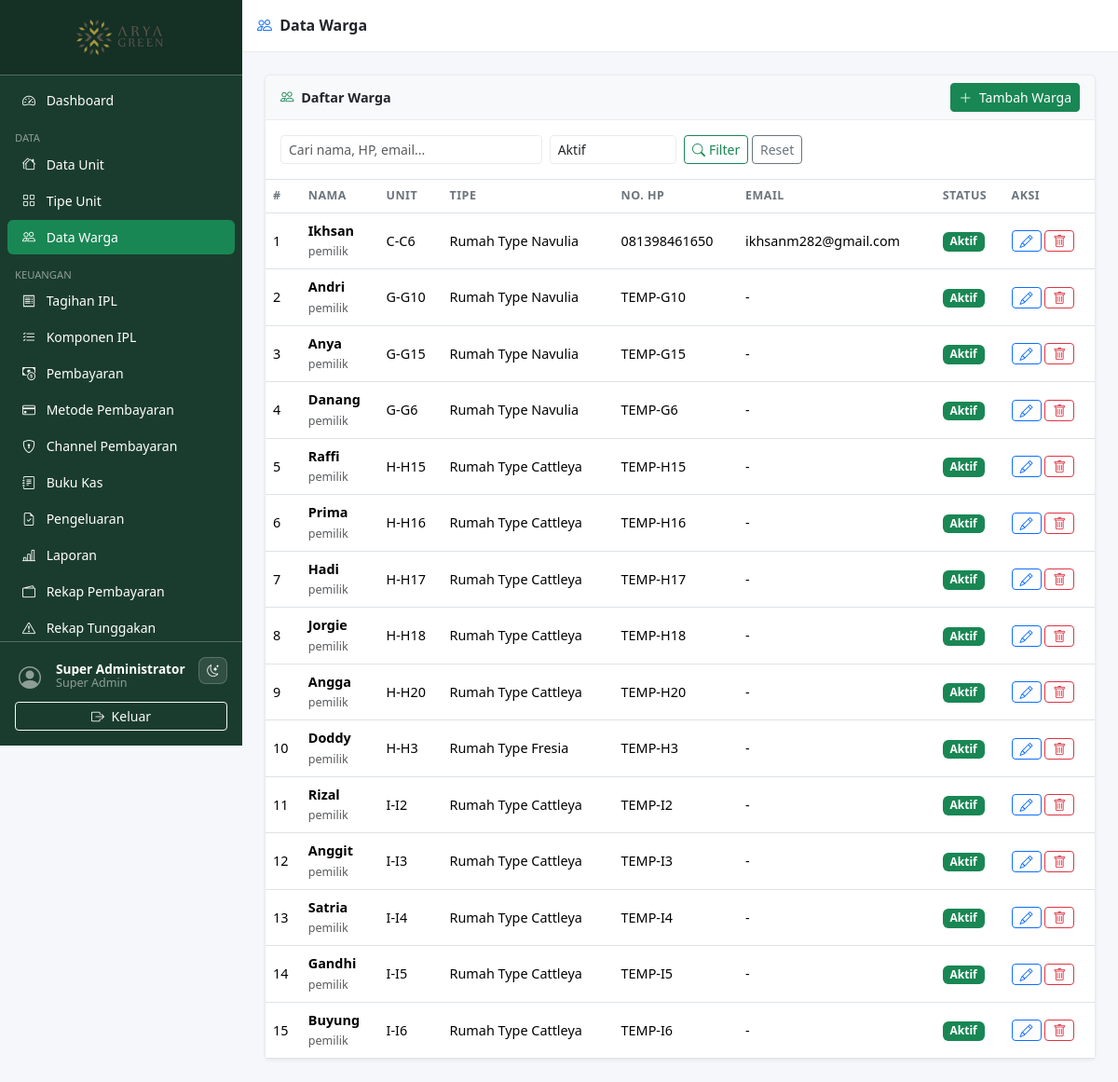
Screenshot of /pages/residents/index.php (signed in) with the database file from the repository.
### tables this page shows
CREATE TABLE `residents` (
  `id`            INT UNSIGNED AUTO_INCREMENT PRIMARY KEY,
  `user_id`       INT UNSIGNED DEFAULT NULL,
  `unit_id`       INT UNSIGNED NOT NULL,
  `name`          VARCHAR(150) NOT NULL,
  `id_card_number`VARCHAR(20)  DEFAULT NULL,
  `phone`         VARCHAR(20)  NOT NULL,
  `email`         VARCHAR(150) DEFAULT NULL,
  `status`        ENUM('pemilik','penyewa') NOT NULL DEFAULT 'pemilik',
  `move_in_date`  DATE         DEFAULT NULL,
  `move_out_date` DATE         DEFAULT NULL,
  `is_active`     TINYINT(1)   NOT NULL DEFAULT 1,
  `notes`         TEXT DEFAULT NULL,
  `created_at`    TIMESTAMP DEFAULT CURRENT_TIMESTAMP,
  `updated_at`    TIMESTAMP DEFAULT CURRENT_TIMESTAMP ON UPDATE CURRENT_TIMESTAMP,
  FOREIGN KEY (`unit_id`)  REFERENCES `units`(`id`)  ON UPDATE CASCADE,
  FOREIGN KEY (`user_id`)  REFERENCES `users`(`id`)  ON DELETE SET NULL ON UPDATE CASCADE
);

CREATE TABLE `units` (
  `id`           INT UNSIGNED AUTO_INCREMENT PRIMARY KEY,
  `unit_type_id` INT UNSIGNED NOT NULL,
  `unit_number`  VARCHAR(20)  NOT NULL UNIQUE,
  `block`        VARCHAR(10)  NOT NULL,
  `floor`        TINYINT      NOT NULL DEFAULT 1,
  `area_sqm`     DECIMAL(8,2) NOT NULL DEFAULT 0,
  `status`       ENUM('dihuni','kosong','dijual') NOT NULL DEFAULT 'kosong',
  `notes`        TEXT DEFAULT NULL,
  `created_at`   TIMESTAMP DEFAULT CURRENT_TIMESTAMP,
  `updated_at`   TIMESTAMP DEFAULT CURRENT_TIMESTAMP ON UPDATE CURRENT_TIMESTAMP,
  FOREIGN KEY (`unit_type_id`) REFERENCES `unit_types`(`id`) ON UPDATE CASCADE
);

CREATE TABLE `unit_types` (
  `id`          INT UNSIGNED AUTO_INCREMENT PRIMARY KEY,
  `name`        VARCHAR(100) NOT NULL,
  `description` TEXT DEFAULT NULL,
  `ipl_amount`  DECIMAL(12,2) NOT NULL DEFAULT 0,
  `created_at`  TIMESTAMP DEFAULT CURRENT_TIMESTAMP
);

### includes/auth.php (called while the page is built, shortened)
<?php
require_once __DIR__ . '/functions.php';
function can(string $permission): bool {
    return in_array($permission, $_SESSION['permissions'] ?? [], true);
}

### includes/functions.php (called while the page is built, shortened)
<?php
function e(mixed $v): string {
    return htmlspecialchars((string)$v, ENT_QUOTES | ENT_SUBSTITUTE, 'UTF-8');
}
function clean(string $v): string {
    return trim(strip_tags($v));
}
function paginate(int $total, int $per_page, int $current): array {
    $total_pages = (int)ceil($total / $per_page);
    $offset      = ($current - 1) * $per_page;
    return [
        'total'       => $total,
        'per_page'    => $per_page,
        'current'     => $current,
        'total_pages' => $total_pages,
        'offset'      => max(0, $offset),
    ];
}

### pages/residents/index.php (the view, shortened to what this page needs)
<?php
require_once __DIR__ . '/../../includes/auth.php';
require_once __DIR__ . '/../../includes/functions.php';
$db = db();
$search = clean($_GET['q'] ?? '');
$f_status = clean($_GET['status'] ?? 'active');
$page   = max(1,(int)($_GET['page'] ?? 1));
$per    = 15;
$where  = ['1=1'];
$params = [];
$types  = '';
if ($f_status !== 'all') {
    $where[]  = 'r.is_active = ?';
    $params[] = ($f_status === 'active') ? 1 : 0;
    $types   .= 'i';
}
$wsql = implode(' AND ', $where);
$cnt  = $db->prepare("SELECT COUNT(*) FROM residents r WHERE {$wsql}");
if ($params) $cnt->bind_param($types, ...$params);
$cnt->execute();
$total = $cnt->get_result()->fetch_row()[0];
$pag   = paginate($total, $per, $page);
$sql  = "SELECT r.*, u.unit_number, u.block, ut.name AS type_name
         FROM residents r
         JOIN units u ON u.id = r.unit_id
         JOIN unit_types ut ON ut.id = u.unit_type_id
         WHERE {$wsql} ORDER BY u.block, u.unit_number, r.name
         LIMIT ? OFFSET ?";
$fp   = array_merge($params, [$per, $pag['offset']]);
$ft   = $types . 'ii';
$stmt = $db->prepare($sql);
$stmt->bind_param($ft, ...$fp);
$stmt->execute();
$residents = $stmt->get_result()->fetch_all(MYSQLI_ASSOC);
include __DIR__ . '/../../includes/header.php';
include __DIR__ . '/../../includes/sidebar.php';
?>
<div class="content-wrapper">
  <div class="topbar d-flex align-items-center px-3 gap-2">
    <h6 class="mb-0 fw-semibold"><i class="bi bi-people me-1 text-primary"></i> Data Warga</h6>
  </div>
  <div class="main-content">
    <div class="card">
      <div class="card-header d-flex flex-wrap gap-2 align-items-center justify-content-between">
        <span><i class="bi bi-people me-1 text-success"></i> Daftar Warga</span>
        <?php if (can('residents.create')): ?>
          <a href="form.php" class="btn btn-success btn-sm"><i class="bi bi-plus-lg me-1"></i> Tambah Warga</a>
        <?php endif; ?>
      </div>
      <div class="card-body border-bottom">
        <form method="GET" class="row g-2">
          <div class="col-12 col-md-4">
            <input type="text" name="q" class="form-control form-control-sm"
                   placeholder="Cari nama, HP, email..." value="<?= e($search) ?>">
          </div>
          <div class="col-6 col-md-2">
            <select name="status" class="form-select form-select-sm">
              <option value="active" <?= $f_status==='active' ?'selected':'' ?>>Aktif</option>
            </select>
          </div>
          <div class="col-auto">
            <button class="btn btn-sm btn-outline-success"><i class="bi bi-search me-1"></i>Filter</button>
            <a href="index.php" class="btn btn-sm btn-outline-secondary">Reset</a>
          </div>
        </form>
      </div>
      <div class="card-body p-0">
        <div class="table-responsive">
          <table class="table table-hover mb-0">
            <thead><tr>
              <th>#</th><th>Nama</th><th>Unit</th><th>Tipe</th>
              <th>No. HP</th><th>Email</th><th>Status</th><th>Aksi</th>
            </tr></thead>
            <tbody>
            <?php if (empty($residents)): ?>
              <tr><td colspan="8" class="text-center text-muted py-4">Tidak ada data warga.</td></tr>
            <?php else: ?>
            <?php foreach ($residents as $i => $r): ?>
              <tr>
                <td><?= $pag['offset'] + $i + 1 ?></td>
                <td>
                  <strong><?= e($r['name']) ?></strong><br>
                  <small class="text-muted"><?= e($r['status']) ?></small>
                </td>
                <td><?= e($r['block'].'-'.$r['unit_number']) ?></td>
                <td><?= e($r['type_name']) ?></td>
                <td><?= e($r['phone']) ?></td>
                <td><?= e($r['email'] ?? '-') ?></td>
                <td><?= $r['is_active'] ? '<span class="badge bg-success">Aktif</span>' : '<span class="badge bg-secondary">Nonaktif</span>' ?></td>
                <td>
                  <?php if (can('residents.edit')): ?>
                    <a href="form.php?id=<?= $r['id'] ?>" class="btn btn-sm btn-outline-primary py-0 px-2"><i class="bi bi-pencil"></i></a>
                  <?php endif; ?>
                  <?php if (can('residents.delete') && $r['is_active']): ?>
                    <form method="POST" class="d-inline">
                      <button class="btn btn-sm btn-outline-danger py-0 px-2"
                              data-confirm="Nonaktifkan warga <?= e($r['name']) ?>?">
                        <i class="bi bi-trash"></i>
                      </button>
                    </form>
                  <?php endif; ?>
                </td>
              </tr>
            <?php endforeach; ?>
            <?php endif; ?>
            </tbody>
          </table>
        </div>
      </div>
    </div>
  </div>
<?php include __DIR__ . '/../../includes/footer.php'; ?>

### assets/css/style.css (style rules this page uses)
:root { --sidebar-width: 260px; --sidebar-bg: #1a3c2e; --sidebar-hover: #2d6a4f; --topbar-height: 56px; --page-bg: #f5f7fa; --surface: #ffffff; --surface-muted: #f8f9fa; --border-color: #e9ecef; --text-color: #212529; --muted-color: #6c757d; }
body { background: var(--page-bg); color: var(--text-color); font-size: .9rem; }
.content-wrapper { margin-left: var(--sidebar-width); width: calc(100% - var(--sidebar-width)); min-height: 100vh; display: flex; flex-direction: column; }
.topbar { height: var(--topbar-height); background: var(--surface); border-bottom: 1px solid var(--border-color); color: var(--text-color); position: sticky; top: 0; z-index: 1030; }
.main-content { flex: 1; padding: 1.5rem; }
.card { border: 1px solid var(--border-color); background: var(--surface); box-shadow: 0 1px 4px rgba(0,0,0,.06); }
.card-header { background: var(--surface-muted); border-bottom: 1px solid var(--border-color); font-weight: 600; }
.table th { font-size: .78rem; text-transform: uppercase; letter-spacing: .04em; color: var(--muted-color); font-weight: 600; }
.table td { vertical-align: middle; }
.badge { font-size: .75rem; padding: .35em .65em; }
.form-control, .form-select { background: var(--surface); border-color: var(--border-color); color: var(--text-color); }

### rows the page displays
residents: offset "1", name "Ikhsan", status "pemilik", unit.unit_number "C-C6", unit_types.name "Rumah Type Navulia", phone "081398461650", email "ikhsanm282@gmail.com", is_active "Aktif"
residents: offset "2", name "Andri", status "pemilik", unit.unit_number "G-G10", unit_types.name "Rumah Type Navulia", phone "TEMP-G10", email "-", is_active "Aktif"
residents: offset "3", name "Anya", status "pemilik", unit.unit_number "G-G15", unit_types.name "Rumah Type Navulia", phone "TEMP-G15", email "-", is_active "Aktif"
residents: offset "4", name "Danang", status "pemilik", unit.unit_number "G-G6", unit_types.name "Rumah Type Navulia", phone "TEMP-G6", email "-", is_active "Aktif"
residents: offset "5", name "Raffi", status "pemilik", unit.unit_number "H-H15", unit_types.name "Rumah Type Cattleya", phone "TEMP-H15", email "-", is_active "Aktif"
residents: offset "6", name "Prima", status "pemilik", unit.unit_number "H-H16", unit_types.name "Rumah Type Cattleya", phone "TEMP-H16", email "-", is_active "Aktif"
residents: offset "7", name "Hadi", status "pemilik", unit.unit_number "H-H17", unit_types.name "Rumah Type Cattleya", phone "TEMP-H17", email "-", is_active "Aktif"
residents: offset "8", name "Jorgie", status "pemilik", unit.unit_number "H-H18", unit_types.name "Rumah Type Cattleya", phone "TEMP-H18", email "-", is_active "Aktif"
residents: offset "9", name "Angga", status "pemilik", unit.unit_number "H-H20", unit_types.name "Rumah Type Cattleya", phone "TEMP-H20", email "-", is_active "Aktif"
residents: offset "10", name "Doddy", status "pemilik", unit.unit_number "H-H3", unit_types.name "Rumah Type Fresia", phone "TEMP-H3", email "-", is_active "Aktif"
residents: offset "11", name "Rizal", status "pemilik", unit.unit_number "I-I2", unit_types.name "Rumah Type Cattleya", phone "TEMP-I2", email "-", is_active "Aktif"
residents: offset "12", name "Anggit", status "pemilik", unit.unit_number "I-I3", unit_types.name "Rumah Type Cattleya", phone "TEMP-I3", email "-", is_active "Aktif"
residents: offset "13", name "Satria", status "pemilik", unit.unit_number "I-I4", unit_types.name "Rumah Type Cattleya", phone "TEMP-I4", email "-", is_active "Aktif"
residents: offset "14", name "Gandhi", status "pemilik", unit.unit_number "I-I5", unit_types.name "Rumah Type Cattleya", phone "TEMP-I5", email "-", is_active "Aktif"
residents: offset "15", name "Buyung", status "pemilik", unit.unit_number "I-I6", unit_types.name "Rumah Type Cattleya", phone "TEMP-I6", email "-", is_active "Aktif"

### other values shown
$current_user['name'] "Super Administrator"
str_replace('_',' ', $current_user['role'] ?? '') "Super Admin"
